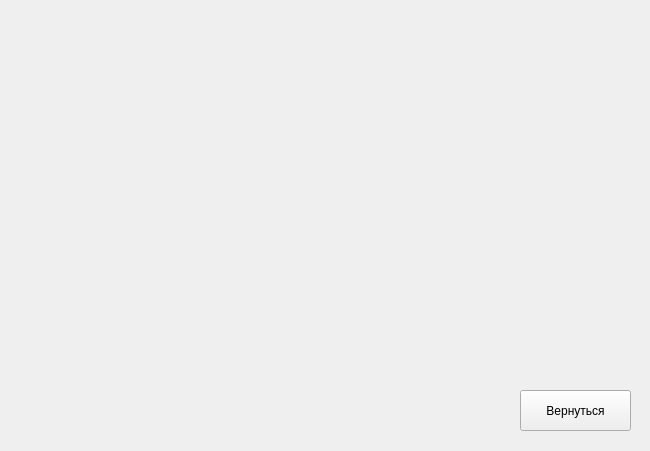
<?xml version="1.0" encoding="UTF-8"?>
<ui version="4.0">
 <class>Form</class>
 <widget class="QWidget" name="Form">
  <property name="geometry">
   <rect>
    <x>0</x>
    <y>0</y>
    <width>650</width>
    <height>451</height>
   </rect>
  </property>
  <property name="windowTitle">
   <string>Form</string>
  </property>
  <widget class="QLabel" name="map_label">
   <property name="geometry">
    <rect>
     <x>0</x>
     <y>0</y>
     <width>650</width>
     <height>450</height>
    </rect>
   </property>
   <property name="text">
    <string/>
   </property>
  </widget>
  <widget class="QPushButton" name="back_btn">
   <property name="geometry">
    <rect>
     <x>520</x>
     <y>390</y>
     <width>111</width>
     <height>41</height>
    </rect>
   </property>
   <property name="text">
    <string>Вернуться</string>
   </property>
  </widget>
 </widget>
 <resources/>
 <connections/>
</ui>
